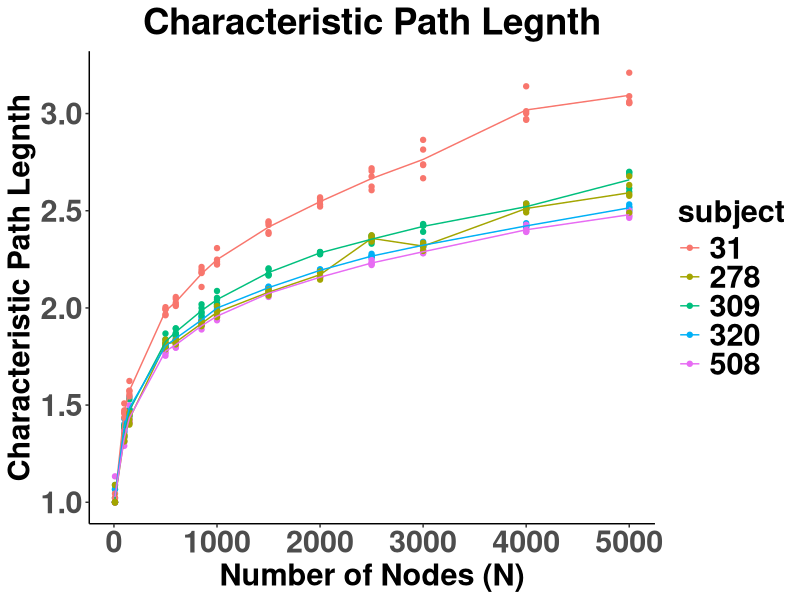
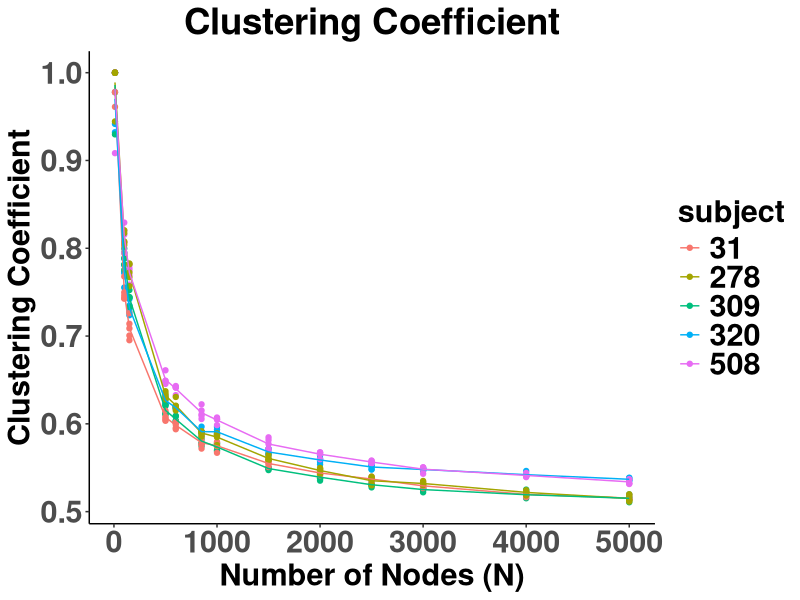
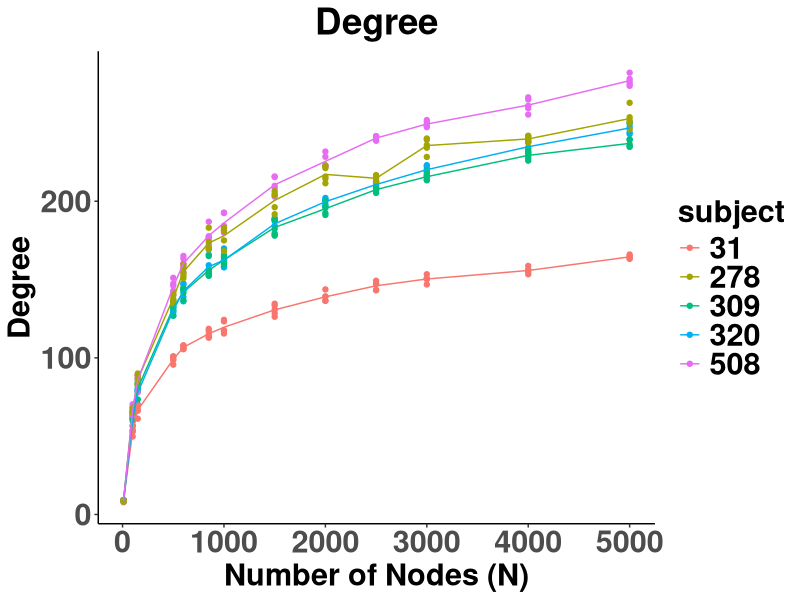
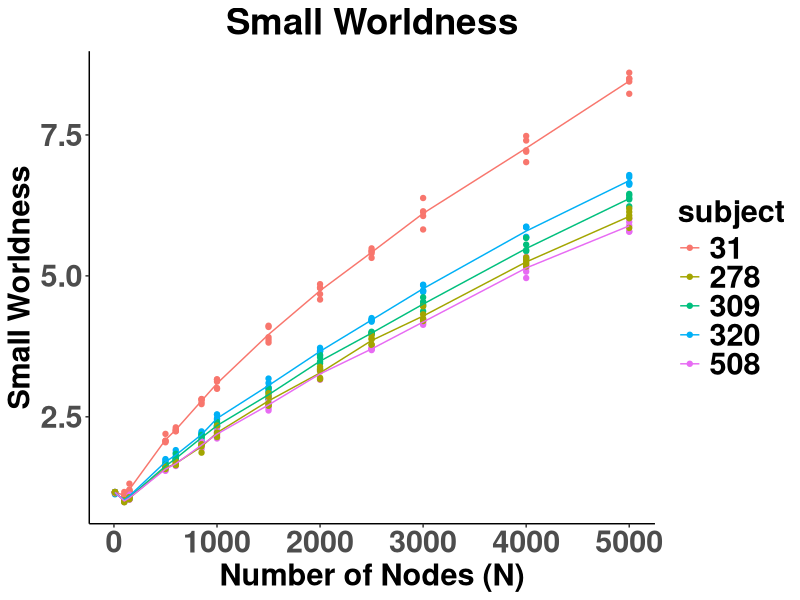
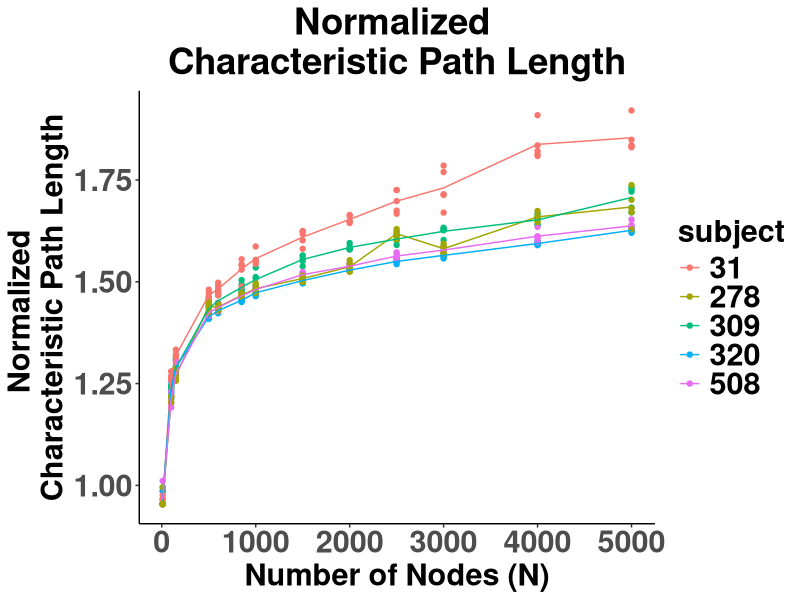
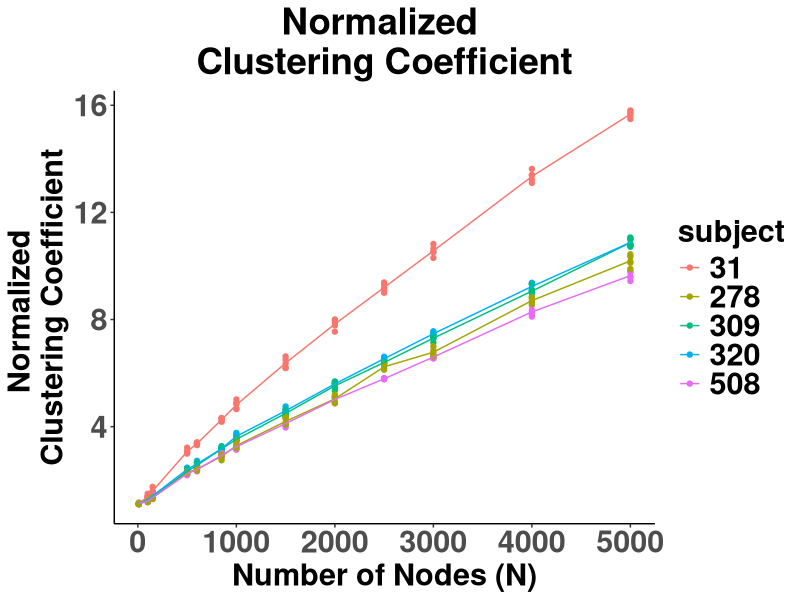

Generate these figures, in order, with R:
setwd("/Users/andyrevell/Documents/20_papers/paper001_brainAtlasChoiceSFC/data")
library(ggplot2)
library(ggpubr)
library("cowplot")


data = read.csv("03_network_measures.csv", stringsAsFactors = F, header = T)
data = data.frame(data)
data$RID.SubID = as.factor(data$RID.SubID)
names(data)[which(names(data) == "RID.SubID")] = "subject"

rel=2

names = c("Characteristic Path Legnth", "Clustering Coefficient",
          "Degree",  "Small Worldness", "Normalized \nCharacteristic Path Length",
          "Normalized \nClustering Coefficient")
fnames = c("charPathLength",
           "clust", "degree", "smallWorldness", "NormPathLength", "NormClust")
order = c(4:9)
##########################################################################################################################################
#Small Worldness


plot_list = list()
for (i in 1:6){
  
  
  name = names[i]
  p<-ggplot(data, aes_string(x="Node", y=names(data)[order[i]] , group="subject")) +
    geom_point(aes(color=subject)) +
    stat_summary(fun.y=mean, geom="line", aes(color = subject)) + 
    theme_classic() +
    theme(legend.text=element_text(size=rel(rel), face="bold")) +
    theme(plot.title = element_text(hjust = 0.5)) +
    theme(axis.text=element_text(size=rel(rel),face="bold"),
          title=element_text(size=rel(rel),face="bold")) 
  
  plot_list[[i]] = p + ggtitle(name) + 
    xlab("Number of Nodes (N)") + ylab(name) 
}

for (i in 1:6) {
  fname = paste0("../figures/networkMeasures_", fnames[i])
  pdf(fname, width = 10, height = 10)
  print(plot_list[[i]])
  dev.off()
}
